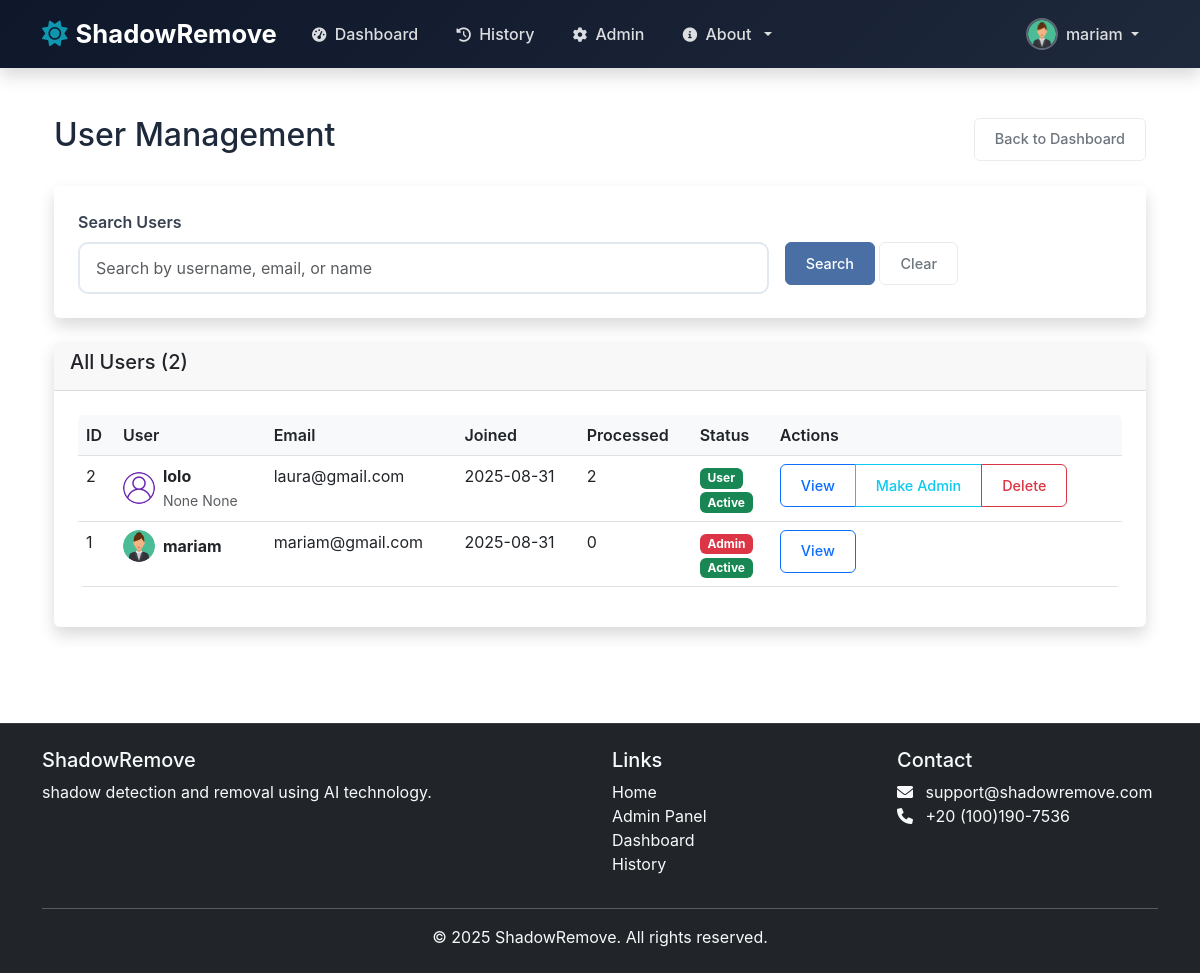
Before: /admin/users (signed in) with the older database file.
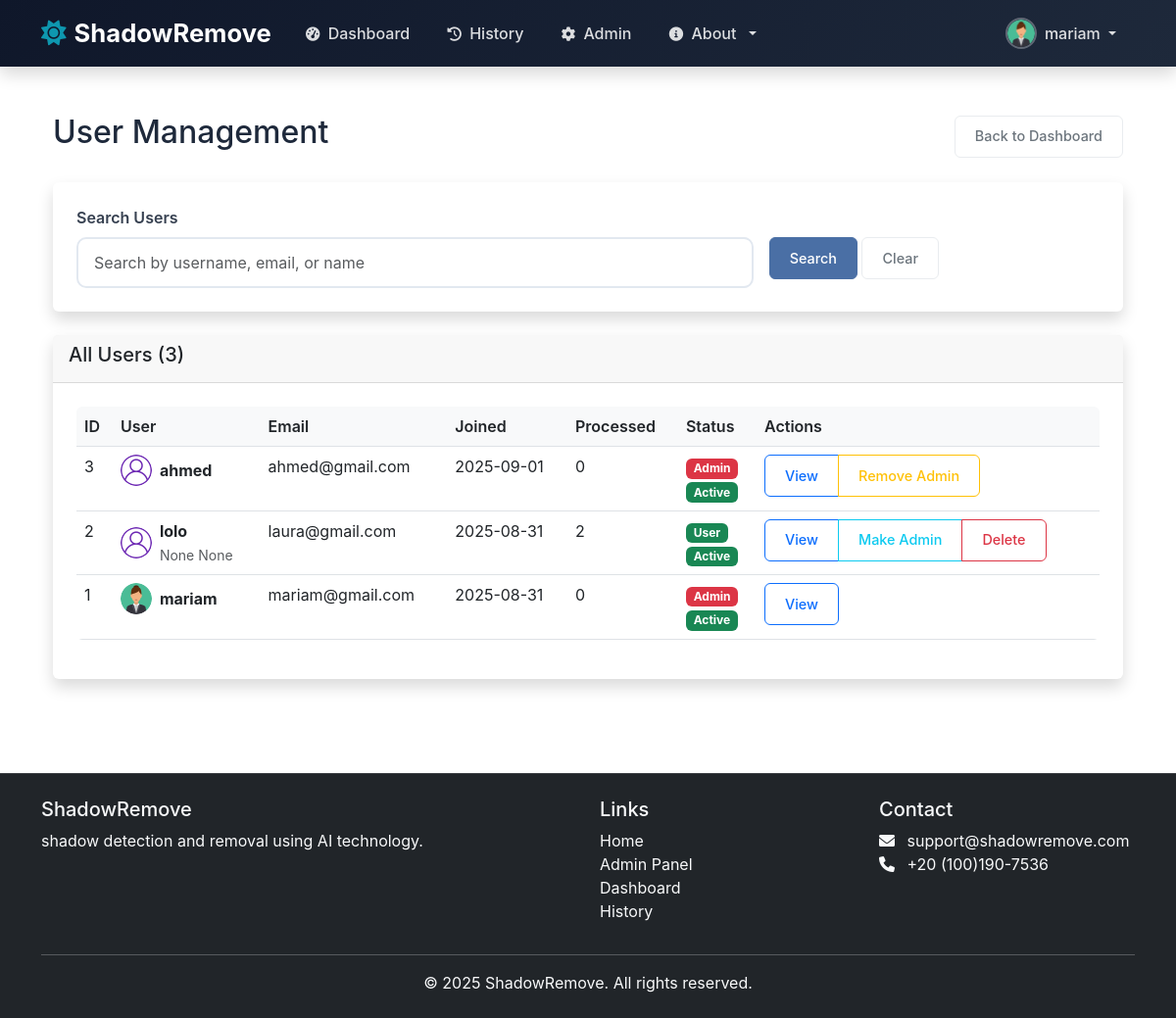
After: the same page with the newer database file.
### models.py (models this page shows, shortened)
class User(UserMixin, db.Model):
    id = db.Column(db.Integer, primary_key=True)
    username = db.Column(db.String(80), unique=True, nullable=False)
    email = db.Column(db.String(120), unique=True, nullable=False)
    password_hash = db.Column(db.String(128))
    first_name = db.Column(db.String(80), nullable=True)
    last_name = db.Column(db.String(80), nullable=True)
    bio = db.Column(db.Text, nullable=True)
    avatar = db.Column(db.String(120), default='default-avatar.png')
    created_at = db.Column(db.DateTime, default=datetime.utcnow)
    updated_at = db.Column(db.DateTime, default=datetime.utcnow, onupdate=datetime.utcnow)
    is_admin = db.Column(db.Boolean, default=False)
    is_active = db.Column(db.Boolean, default=True)

### admin_route.py (the view)
@admin_required
def admin_users():
    search_query = request.args.get('search', '')
    page = request.args.get('page', 1, type=int)
    per_page = 20
    if search_query:
        users = User.query.filter(
            (User.username.ilike(f'%{search_query}%')) |
            (User.email.ilike(f'%{search_query}%')) |
            (User.first_name.ilike(f'%{search_query}%')) |
            (User.last_name.ilike(f'%{search_query}%'))
        ).order_by(User.created_at.desc())
    else:
        users = User.query.order_by(User.created_at.desc())
    users = users.paginate(page=page, per_page=per_page, error_out=False)
    return render_template('admin/users.html', users=users, search_query=search_query)

### templates/admin/users.html (shortened to what this page needs)
{% extends "base.html" %}
{% block content %}
<div class="container-fluid py-4">
    <div class="d-flex justify-content-between align-items-center mb-4">
        <h1 class="h2">User Management</h1>
        <a href="{{ url_for('admin_dashboard') }}" class="btn btn-outline-secondary">Back to Dashboard</a>
    </div>
    <div class="card mb-4">
        <div class="card-body">
            <form method="GET" class="row g-3">
                <div class="col-md-8">
                    <label for="search" class="form-label">Search Users</label>
                    <input type="text" class="form-control" id="search" name="search"
                           value="{{ search_query }}" placeholder="Search by username, email, or name">
                </div>
                <div class="col-md-4">
                    <label class="form-label">&nbsp;</label>
                    <div>
                        <button type="submit" class="btn btn-primary">Search</button>
                        <a href="{{ url_for('admin_users') }}" class="btn btn-outline-secondary">Clear</a>
                    </div>
                </div>
            </form>
        </div>
    </div>
    <div class="card">
        <div class="card-header">
            <h5 class="card-title">All Users ({{ users.total }})</h5>
        </div>
        <div class="card-body">
            <div class="table-responsive">
                <table class="table table-hover">
                    <thead>
                        <tr>
                            <th>ID</th>
                            <th>User</th>
                            <th>Email</th>
                            <th>Joined</th>
                            <th>Processed</th>
                            <th>Status</th>
                            <th>Actions</th>
                        </tr>
                    </thead>
                    <tbody>
                        {% for user in users.items %}
                        <tr>
                            <td>{{ user.id }}</td>
                            <td>
                                <div class="d-flex align-items-center">
                                    {% if user.avatar and user.avatar != 'default-avatar.png' %}
                                        <img src="{{ url_for('static', filename='uploads/avatars/' + user.avatar) }}"
                                             class="rounded-circle me-2" width="32" height="32" alt="{{ user.username }}">
                                    {% else %}
                                        <img src="{{ url_for('static', filename='images/default-avatar.png') }}"
                                             class="rounded-circle me-2" width="32" height="32" alt="Default Avatar">
                                    {% endif %}
                                    <div>
                                        <strong>{{ user.username }}</strong>
                                        <br>
                                        <small class="text-muted">{{ user.first_name }} {{ user.last_name }}</small>
                                    </div>
                                </div>
                            </td>
                            <td>{{ user.email }}</td>
                            <td>{{ user.created_at.strftime('%Y-%m-%d') }}</td>
                            <td>{{ user.processed_images | length }}</td>
                            <td>
                                {% if user.is_admin %}
                                    <span class="badge bg-danger">Admin</span>
                                {% else %}
                                    <span class="badge bg-success">User</span>
                                {% endif %}
                                <br>
                                <small>
                                    {% if user.is_active %}
                                        <span class="badge bg-success">Active</span>
                                    {% else %}
                                        <span class="badge bg-secondary">Inactive</span>
                                    {% endif %}
                                </small>
                            </td>
                            <td>
                                <div class="btn-group">
                                    <a href="{{ url_for('admin_user_detail', user_id=user.id) }}" class="btn btn-sm btn-outline-primary">View</a>
                                    {% if not user.is_admin %}
                                        <button type="button" class="btn btn-sm btn-outline-info"
                                                data-bs-toggle="modal" data-bs-target="#makeAdminModal{{ user.id }}">
                                            Make Admin
                                        </button>
                                    {% else %}
                                        {% if current_user.id != user.id %}
                                            <button type="button" class="btn btn-sm btn-outline-warning"
                                                    data-bs-toggle="modal" data-bs-target="#removeAdminModal{{ user.id }}">
                                                Remove Admin
                                            </button>
                                        {% endif %}
                                    {% endif %}
                                    {% if not user.is_admin %}
                                        <button type="button" class="btn btn-sm btn-outline-danger"
                                                data-bs-toggle="modal" data-bs-target="#deleteUserModal{{ user.id }}">
                                            Delete
                                        </button>
                                    {% endif %}
                                </div>
                            </td>
                        </tr>
                        {% endfor %}
                    </tbody>
                </table>
            </div>
        </div>
    </div>
</div>
{% endblock %}

### templates/base.html (shortened to what this page needs)
<!DOCTYPE html>
<html lang="en">
<head>
    <link href="https://cdn.jsdelivr.net/npm/bootstrap@5.3.0/dist/css/bootstrap.min.css" rel="stylesheet">
    <link href="https://cdnjs.cloudflare.com/ajax/libs/font-awesome/6.0.0/css/all.min.css" rel="stylesheet">
    <link href="{{ url_for('static', filename='css/profile.css') }}" rel="stylesheet">
    <link rel="stylesheet" href="{{ url_for('static', filename='css/style.css') }}">
    <link rel="stylesheet" href="{{ url_for('static', filename='css/authentication.css') }}">
</head>
<body>
    <nav class="navbar navbar-expand-lg navbar-dark bg-dark fixed-top shadow">
        <div class="container">
            <a class="navbar-brand d-flex align-items-center" href="{{ url_for('index') }}">
                <i class="fas fa-sun me-2"></i>
                <span class="fw-bold">ShadowRemove</span>
            </a>
            <div class="collapse navbar-collapse" id="navbarNav">
                <ul class="navbar-nav me-auto">
                    <li class="nav-item">
                        <a class="nav-link" href="{{ url_for('dashboard') }}">
                            <i class="fas fa-tachometer-alt me-1"></i> Dashboard
                        </a>
                    </li>
                    <li class="nav-item">
                        <a class="nav-link" href="{{ url_for('history') }}">
                            <i class="fas fa-history me-1"></i> History
                        </a>
                    </li>
                    {% if current_user.is_authenticated and current_user.is_admin %}
                    <li class="nav-item">
                        <a class="nav-link" href="{{ url_for('admin_dashboard') }}">
                            <i class="fas fa-cog me-1"></i> Admin
                        </a>
                    </li>
                    {% endif %}
                    <li class="nav-item dropdown">
                        <a class="nav-link dropdown-toggle" href="#" id="navbarDropdown" role="button" data-bs-toggle="dropdown">
                            <i class="fas fa-info-circle me-1"></i> About
                        </a>
                    </li>
                </ul>
                <ul class="navbar-nav ms-auto">
                    {% if current_user.is_authenticated %}
                    <li class="nav-item dropdown">
                        <a class="nav-link dropdown-toggle d-flex align-items-center" href="#" id="userDropdown" role="button" data-bs-toggle="dropdown">
                            {% if current_user.avatar and current_user.avatar != 'default-avatar.png' %}
                                <img src="{{ url_for('static', filename='uploads/avatars/' + current_user.avatar) }}" class="profile-picture me-2" alt="Profile Picture">
                            {% else %}
                                <img src="{{ url_for('static', filename='images/default-avatar.png') }}" class="profile-picture me-2" alt="Default Profile">
                            {% endif %}
                            <span>{{ current_user.username }}</span>
                        </a>
                    </li>
                    {% endif %}
                </ul>
            </div>
        </div>
    </nav>
    <div class="container mt-5 pt-4">
        {% block content %}{% endblock %}
    </div>
    <footer class="bg-dark text-light py-4 mt-5">
        <div class="container">
            <div class="row">
                <div class="col-md-6">
                    <h5>ShadowRemove</h5>
                    <p>shadow detection and removal using AI technology.</p>
                </div>
                <div class="col-md-3">
                    <h5>Links</h5>
                    <ul class="list-unstyled">
                        <li><a href="{{ url_for('index') }}" class="text-light">Home</a></li>
                        {% if current_user.is_authenticated and current_user.is_admin %}
                            <li><a class="dropdown-item" href="{{ url_for('admin_dashboard') }}">Admin Panel</a></li>
                        {% endif %}
                        <li><a href="{{ url_for('dashboard') }}" class="text-light">Dashboard</a></li>
                        <li><a href="{{ url_for('history') }}" class="text-light">History</a></li>
                    </ul>
                </div>
                <div class="col-md-3">
                    <h5>Contact</h5>
                    <ul class="list-unstyled">
                        <li><i class="fas fa-envelope me-2"></i> support@shadowremove.com</li>
                        <li><i class="fas fa-phone me-2"></i> +20 (100)190-7536</li>
                    </ul>
                </div>
            </div>
            <hr class="bg-light">
            <div class="text-center">
                <p class="mb-0">&copy; 2025 ShadowRemove. All rights reserved.</p>
            </div>
        </div>
    </footer>
</body>
</html>

Changed rows visible on the page:
added User: id "3", username "ahmed", email "ahmed@gmail.com", created_at "2025-09-01", processed_images|length "0", is_admin "Admin", is_active "Active"
Other visible differences:
{{ users.total }}: "2" → "3"
